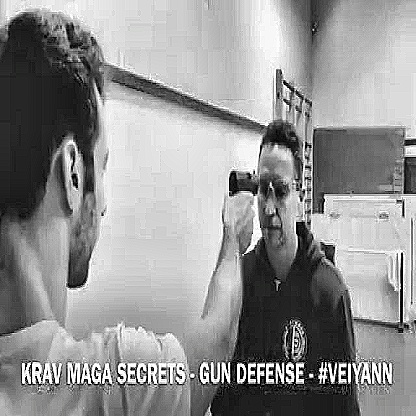
#> input picture enhance_image/train/images/101785944_315_jpg.rf.d84d7e9f9dde2378fab9e376ae351f13.jpg, 416 x 416 px, found by its file name; its folder holds 4 pictures in this run
$ jupyter execute --allow-errors preprocessing.ipynb
#> lines starting #> are read from the running program, lines starting #| are printed output that depends on the picture
### src/data_loader.py
import cv2
import matplotlib.pyplot as plt
import os

def load_image_and_boxes(image_path, label_path):
    image = cv2.imread(image_path)
    image = cv2.cvtColor(image, cv2.COLOR_BGR2RGB)
    h, w, _ = image.shape

    boxes = []
    if os.path.exists(label_path):
        with open(label_path, 'r') as f:
            for line in f.readlines():
                parts = line.strip().split()
                if len(parts) == 5:
                    cls, x_center, y_center, width, height = map(float, parts)

                    # Check if values are valid
                    if width == 0 or height == 0:
                        continue

                    # Convert to pixel values
                    x_center *= w
                    y_center *= h
                    width *= w
                    height *= h

                    x1 = int(x_center - width / 2)
                    y1 = int(y_center - height / 2)
                    x2 = int(x_center + width / 2)
                    y2 = int(y_center + height / 2)

                    boxes.append([x1, y1, x2, y2, int(cls)])
    return image, boxes


# [16 lines left out: function plot_multiple_images, not called in this run]

### notebooks/preprocessing.ipynb
[cell 1]
import os
import cv2
import random
import numpy as np
import matplotlib.pyplot as plt
import matplotlib.patches as patches

[cell 2]
def preprocess_image(image, target_size=(416, 416)):
    original_h, original_w = image.shape[:2]
    target_w, target_h = target_size

    # Resize
    image = cv2.resize(image, (target_w, target_h))

    # Apply CLAHE (Contrast Limited Adaptive Histogram Equalization)
    lab = cv2.cvtColor(image, cv2.COLOR_RGB2LAB)
    l, a, b = cv2.split(lab)
    clahe = cv2.createCLAHE(clipLimit=2.0, tileGridSize=(8,8))
    cl = clahe.apply(l)
    limg = cv2.merge((cl, a, b))
    image = cv2.cvtColor(limg, cv2.COLOR_LAB2RGB)

    # Optional: Light Sharpen
    kernel = np.array([[0, -1, 0], [-1, 5,-1], [0, -1, 0]])
    image = cv2.filter2D(image, -1, kernel)

    # Normalize
    image = image / 255.0

    return image, (original_w, original_h)

[cell 3]
def adjust_boxes(boxes, original_size, target_size=(416, 416)):
    original_w, original_h = original_size
    target_w, target_h = target_size

    new_boxes = []
    for box in boxes:
        x1, y1, x2, y2, cls = box
        x1 = int(x1 * target_w / original_w)
        y1 = int(y1 * target_h / original_h)
        x2 = int(x2 * target_w / original_w)
        y2 = int(y2 * target_h / original_h)
        new_boxes.append([x1, y1, x2, y2, cls])

    return new_boxes

[cell 4]
def plot_original_and_preprocessed_images(image_list, boxes_list, preprocessed_images, preprocessed_boxes_list, num_images=4):
    plt.figure(figsize=(15, 8))  # Adjust the figure size to fit your images better
    for i in range(num_images):
        # Original image with boxes
        plt.subplot(2, 4, i+1)
        image = image_list[i]
        boxes = boxes_list[i]

        plt.imshow(image)
        for box in boxes:
            x1, y1, x2, y2, cls = box
            plt.gca().add_patch(patches.Rectangle((x1, y1), x2-x1, y2-y1,
                                                  edgecolor='red', facecolor='none', linewidth=2))
            plt.text(x1, y1 - 5, str(cls), color='red', fontsize=8)
        plt.title("Original Image")
        plt.axis('off')

        # Preprocessed image with boxes
        plt.subplot(2, 4, i+5)
        pre_img = preprocessed_images[i]
        pre_boxes = preprocessed_boxes_list[i]

        plt.imshow(pre_img.squeeze(), cmap='gray')  # Display grayscale image
        for box in pre_boxes:
            x1, y1, x2, y2, cls = box
            plt.gca().add_patch(patches.Rectangle((x1, y1), x2-x1, y2-y1,
                                                  edgecolor='red', facecolor='none', linewidth=2))
            plt.text(x1, y1 - 5, str(cls), color='red', fontsize=8)
        plt.title("Preprocessed Image")
        plt.axis('off')

    # Adjust the layout to minimize gaps
    plt.tight_layout(pad=1.0, h_pad=0.5, w_pad=0.5)  # Adjust padding values
    plt.show()

[cell 5]
# Paths
image_folder = "../data/train/images"
label_folder = "../data/train/labels"

all_images = os.listdir(image_folder)
#> (the rest of this cell did not finish here and is left out)

#> (a cell that did not finish here is left out)

[cell 7]
plt.figure(figsize=(5,5))
#> (the rest of this cell did not finish here and is left out)

# Testing

[cell 8]
import sys
import os
sys.path.append(os.path.abspath('..'))
from src.data_loader import load_image_and_boxes,plot_multiple_images
#from src.preprocess import preprocess_image, adjust_boxes

[cell 9]
# Paths to images and labels
image_folder = "../data/train/images"
label_folder = "../data/train/labels"

# Set number of images to 4
num_images = 4

# Randomly select 4 images
random_images = random.sample(all_images, num_images)

[cell 10]
# Load images, preprocess them, and store results
image_list = []
boxes_list = []
preprocessed_images = []
preprocessed_boxes_list = []

[cell 11]
for img_name in random_images:
    img_path = os.path.join(image_folder, img_name)
    label_path = os.path.join(label_folder, img_name.replace('.jpg', '.txt').replace('.png', '.txt'))

    # Load original image and bounding boxes
    image, boxes = load_image_and_boxes(img_path, label_path)
#> in load_image_and_boxes, image is the input picture: shape (416, 416, 3); mean B, G, R 147.4, 147.4, 147.4
#> boxes = []

    # Preprocess the image and adjust bounding boxes
    pre_img, original_size = preprocess_image(image)
#> in preprocess_image, `lab = cv2.cvtColor(image, cv2.COLOR_RGB2LAB)`: lab: shape (416, 416, 3); mean of channels 0, 1, 2 152.2, 128, 128
#> in preprocess_image, `cl = clahe.apply(l)`:
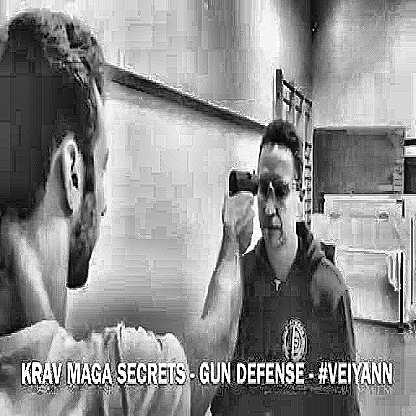
#> cl: shape (416, 416); min 0, max 255, mean 142.2
#> in preprocess_image, `limg = cv2.merge((cl, a, b))`: limg: shape (416, 416, 3); mean of channels 0, 1, 2 142.2, 128, 128
#> in preprocess_image, `image = cv2.filter2D(image, -1, kernel)`:
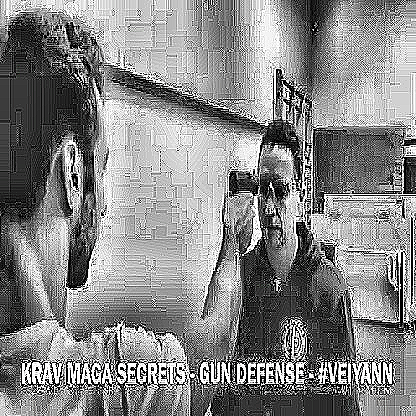
#> image: shape (416, 416, 3); mean R, G, B 135.2, 135.2, 135.2
#> original_size = (416, 416)
    pre_boxes = adjust_boxes(boxes, original_size)
#> in adjust_boxes, `original_w, original_h = original_size`: original_w = 416
#> after the loop in adjust_boxes, `for box in boxes:`: new_boxes = []
#> pre_boxes = []

    image_list.append(image)
    boxes_list.append(boxes)
    preprocessed_images.append(pre_img)
    preprocessed_boxes_list.append(pre_boxes)
#> pass 2 of the loop `for img_name in random_images:`:
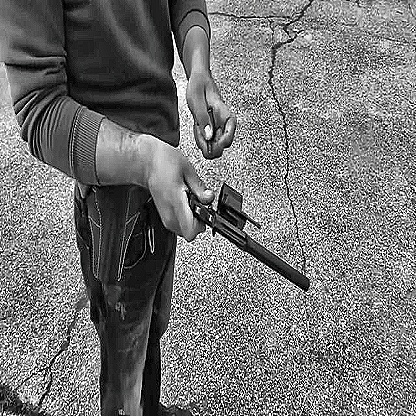
#> input picture enhance_image/train/images/101515380_1407_jpg.rf.a23afdb778dd57f59cbb868c23299d5e.jpg, 416 x 416 px, found by its file name
#> in load_image_and_boxes, image is the input picture: shape (416, 416, 3); mean B, G, R 117.4, 117.4, 117.4
#> lab: shape (416, 416, 3); mean of channels 0, 1, 2 121.7, 128, 128
#> in preprocess_image (call 2), `cl = clahe.apply(l)`:
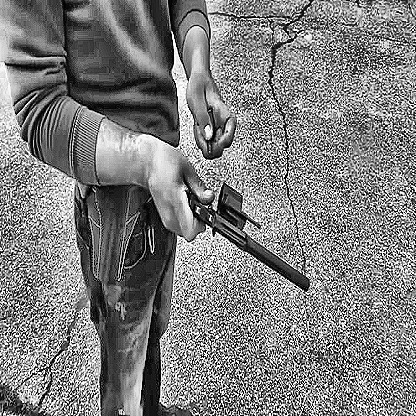
#> cl: shape (416, 416); min 0, max 255, mean 127.2
#> limg: shape (416, 416, 3); mean of channels 0, 1, 2 127.2, 128, 128
#> in preprocess_image (call 2), `image = cv2.filter2D(image, -1, kernel)`:
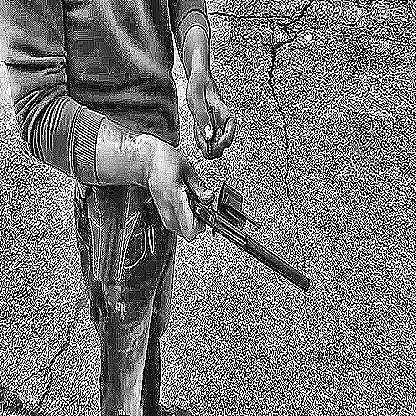
#> image: shape (416, 416, 3); mean R, G, B 120.2, 120.3, 120.2
#> pass 3 of the loop `for img_name in random_images:`:
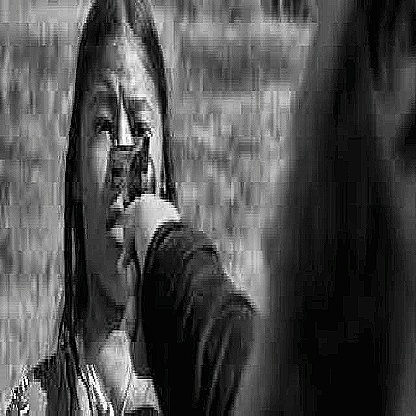
#> input picture enhance_image/train/images/1011133950_6_jpg.rf.4bd55099522bb907a450bddc9de1782a.jpg, 416 x 416 px, found by its file name
#> in load_image_and_boxes, image is the input picture: shape (416, 416, 3); mean B, G, R 75.6, 75.6, 75.6
#> lab: shape (416, 416, 3); mean of channels 0, 1, 2 79.1, 128, 128
#> in preprocess_image (call 3), `cl = clahe.apply(l)`:
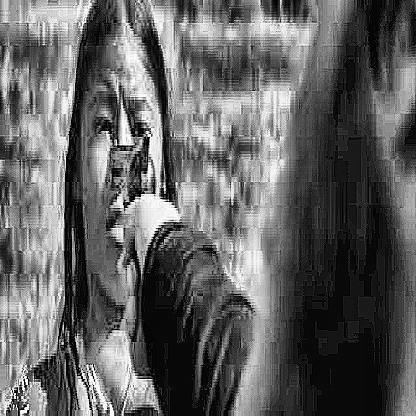
#> cl: shape (416, 416); min 0, max 255, mean 97.7
#> limg: shape (416, 416, 3); mean of channels 0, 1, 2 97.7, 128, 128
#> in preprocess_image (call 3), `image = cv2.filter2D(image, -1, kernel)`:
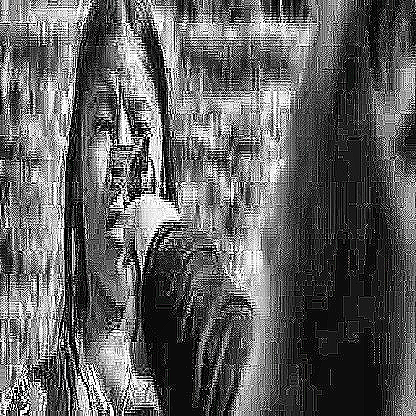
#> image: shape (416, 416, 3); mean R, G, B 96, 96.1, 96
#> the loop made 4 passes; the first 3 are shown

[cell 12]
# Call the function to display 4 original and preprocessed images
plot_original_and_preprocessed_images(image_list, boxes_list, preprocessed_images, preprocessed_boxes_list, num_images)
#> after the loop in plot_original_and_preprocessed_images, `for i in range(num_images):`:
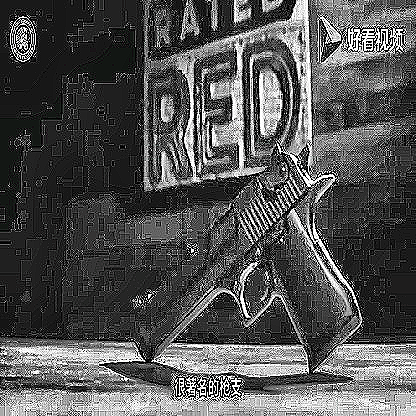
#> pre_img: shape (416, 416, 3) float64; mean R, G, B 0.327, 0.327, 0.327
#> in plot_original_and_preprocessed_images, `plt.show()`:
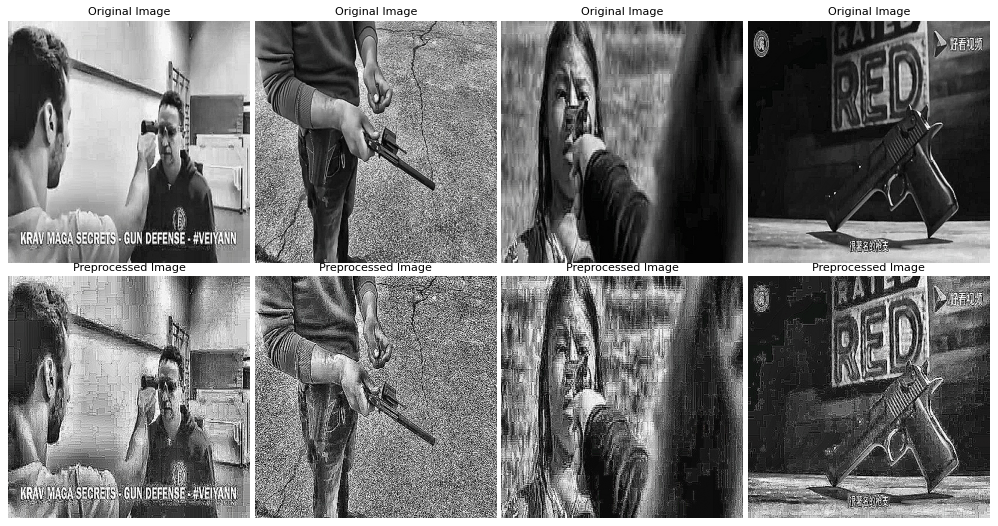
#> figure drawn by matplotlib, 8 panels
